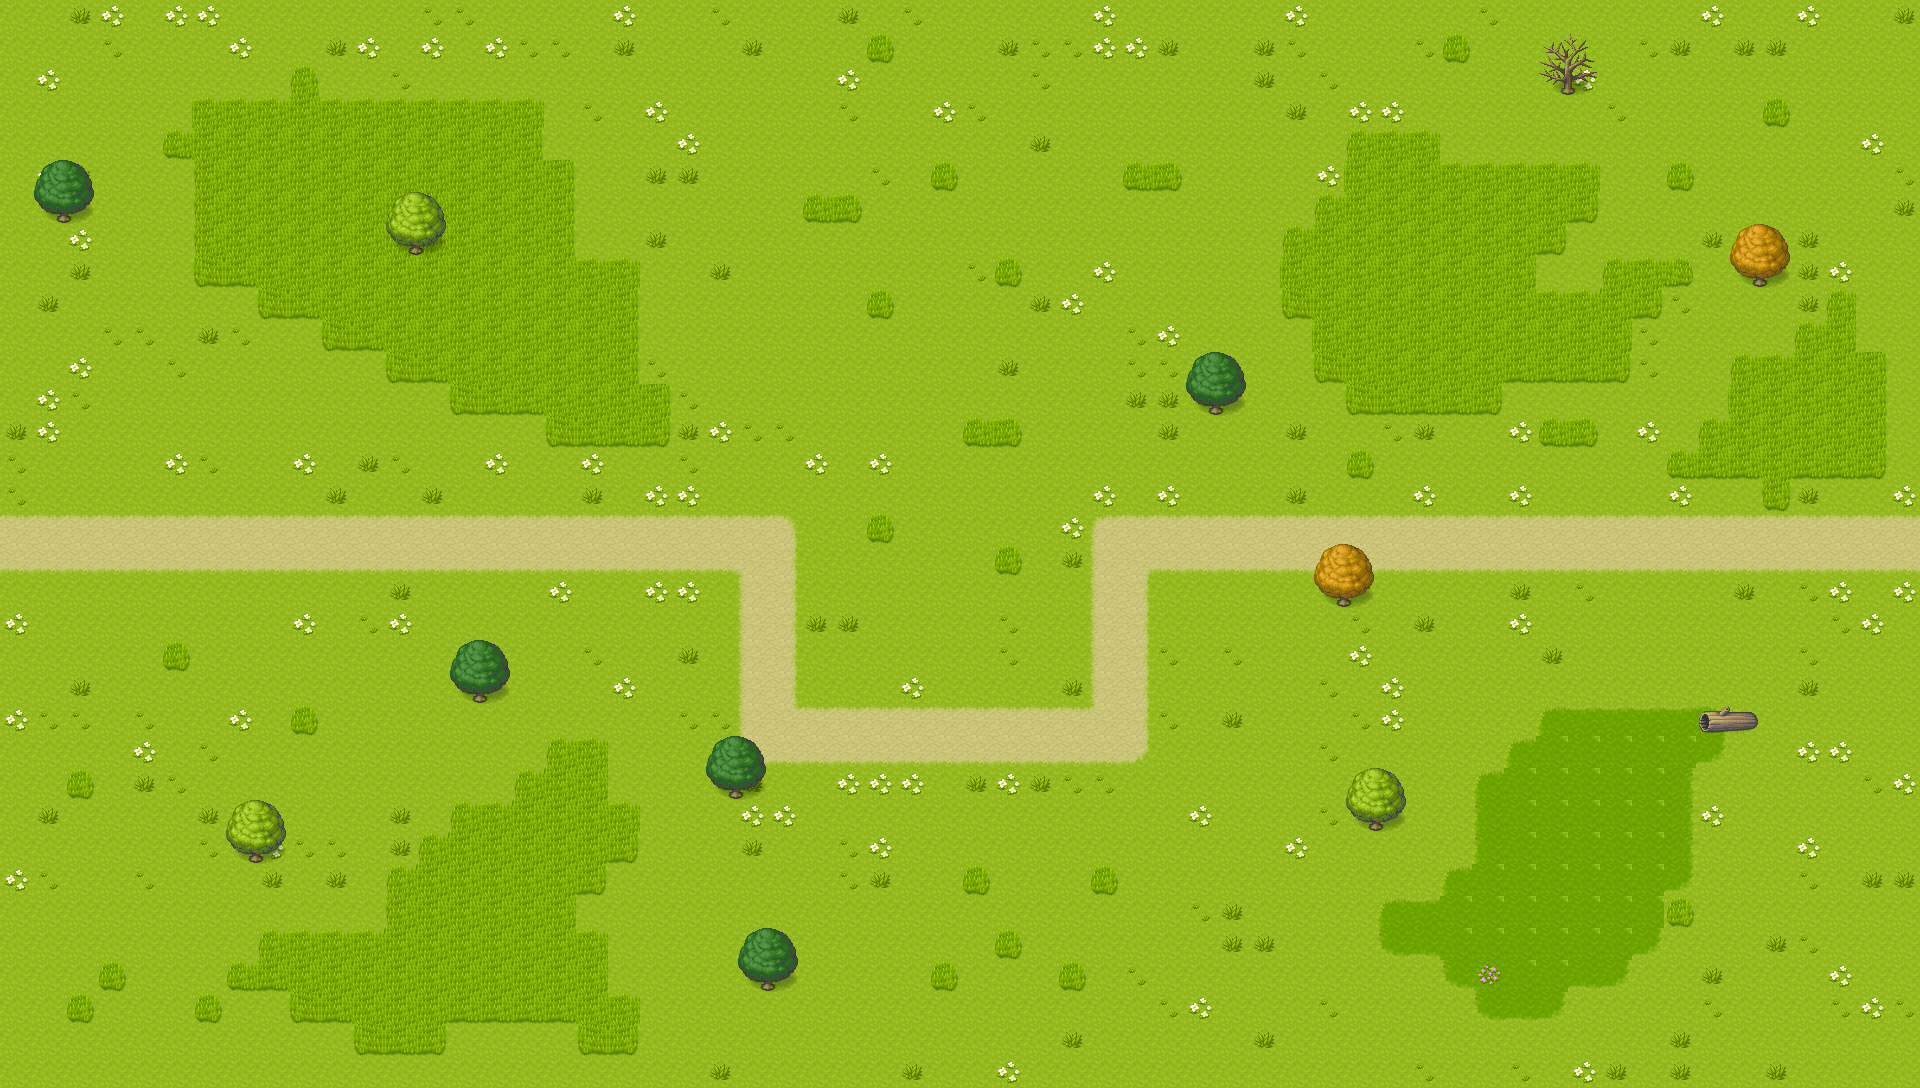

Tiled map render using the project's own tile images. Description and the map definition, with tile-layer contents summarised, below:
An orthogonal 60x34 tile map with 32x32 px tiles, 2 tile layers (background, foreground), 2 tilesets and 23 objects (17x block, 6x point).

<map version="1.5" tiledversion="1.7.2" orientation="orthogonal" renderorder="right-down" width="60" height="34" tilewidth="32" tileheight="32" infinite="0" nextlayerid="10" nextobjectid="70">
 <tileset firstgid="1" source="Pipoya RPG Tileset 32x32/samplemap.tsx" />
 <tileset firstgid="3601" source="Pipoya RPG Tileset 32x32/SampleMap/[Base]BaseChip_pipo.tsx" />
 <layer id="1" name="background" width="60" height="34" locked="1">
  <data>[2040 cells, 2040 non-empty, 73 distinct tile ids]</data>
 </layer>
 <objectgroup id="2" name="checkpoint" locked="1">
  <object id="1" name="point" x="0" y="544">
   <point />
  </object>
  <object id="3" name="point" x="768" y="544">
   <point />
  </object>
  <object id="5" name="point" x="768" y="736">
   <point />
  </object>
  <object id="6" name="point" x="1120" y="736">
   <point />
  </object>
  <object id="7" name="point" x="1120" y="544">
   <point />
  </object>
  <object id="2" name="point" x="1960" y="544">
   <point />
  </object>
 </objectgroup>
 <objectgroup id="3" name="blocks" locked="1">
  <object id="48" name="block" x="0" y="512" width="800" height="64" />
  <object id="49" name="block" x="736" y="576" width="64" height="192" />
  <object id="50" name="block" x="800" y="704" width="352" height="64" />
  <object id="51" name="block" x="1088" y="512" width="64" height="192" />
  <object id="53" name="block" x="1152" y="512" width="768" height="64" />
  <object id="55" name="block" x="32" y="192" width="64" height="32" />
  <object id="58" name="block" x="384" y="224" width="64" height="32" />
  <object id="60" name="block" x="448" y="672" width="64" height="32" />
  <object id="61" name="block" x="224" y="832" width="64" height="32" />
  <object id="62" name="block" x="736" y="960" width="64" height="32" />
  <object id="63" name="block" x="1344" y="800" width="64" height="32" />
  <object id="64" name="block" x="1696" y="704" width="64" height="32" />
  <object id="65" name="block" x="1728" y="256" width="64" height="32" />
  <object id="66" name="block" x="1536" y="64" width="64" height="32" />
  <object id="67" name="block" x="1184" y="384" width="64" height="32" />
  <object id="68" name="block" x="704" y="768" width="64" height="32" />
  <object id="69" name="block" x="1312" y="576" width="64" height="32" />
 </objectgroup>
 <layer id="9" name="foreground" width="60" height="34" locked="1">
  <data>[2040 cells, 46 non-empty, 18 distinct tile ids]</data>
 </layer>
</map>
